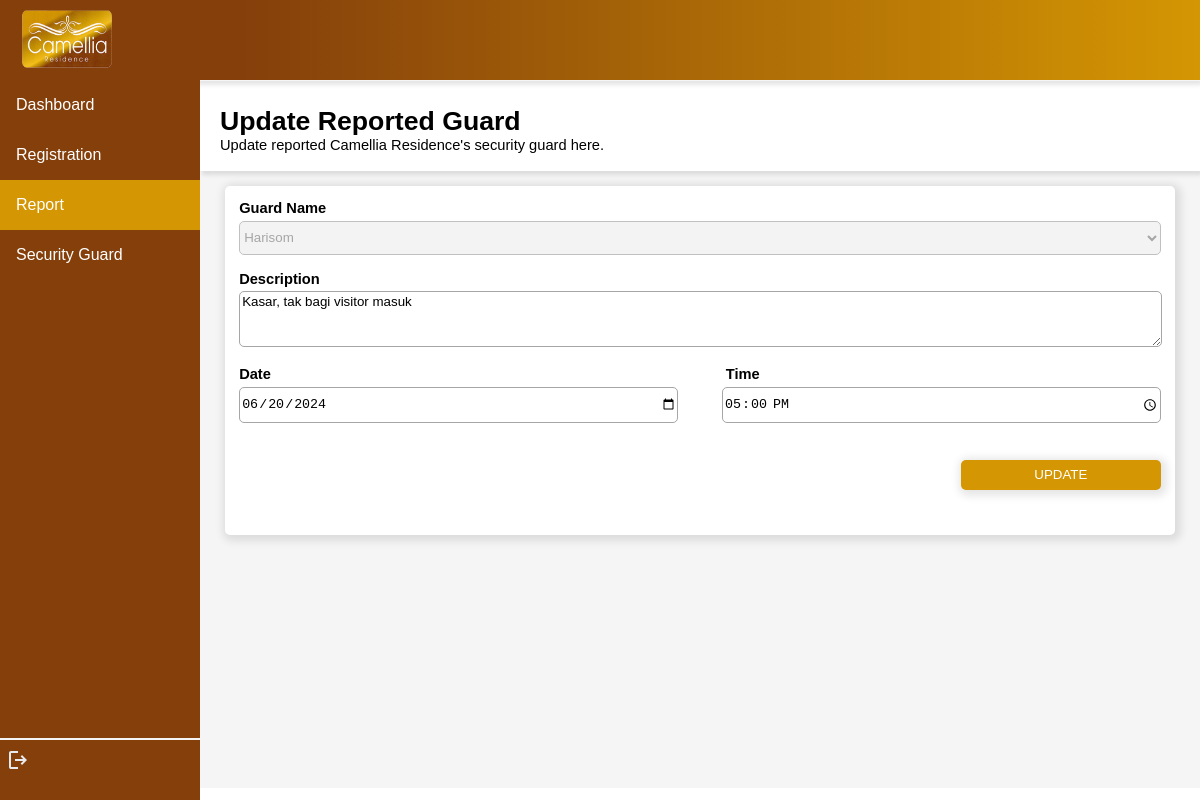
/camelliaresidence/residentreport/updatereportguard/RES50-001/4, run on the app's committed database.
### residentialvisitor/models.py (models this page shows)
class ReportGuard(models.Model):
    guardName = models.TextField(max_length=255)
    description = models.TextField(max_length=255)
    date = models.DateField()
    time = models.TimeField()
    status = models.TextField(max_length=10, default='Submitted') #Submitted / In progress / Completed
    measuresTaken = models.TextField(max_length=255, null=True)
    resID = models.ForeignKey(Resident, on_delete=models.CASCADE, null=True)
    guardID = models.ForeignKey(Guard, on_delete=models.CASCADE, null=True)
    adminID = models.ForeignKey(Admin, on_delete=models.CASCADE, null=True)

### residentialvisitor/views.py (the view, shortened to what this page needs)
# urls.py: path('residentreport/updatereportguard/<str:resID>/<str:id>', views.update_guard, name='update_guard'),
def update_guard(request, resID, id):
    if request.method == "GET":
        myresident = Resident.objects.get(resID=resID)
        myreportguard = ReportGuard.objects.get(id=id)
        dict = {
            'myresident':myresident,
            'myreportguard':myreportguard
        }
        return render(request, 'residentupdate_guard.html', dict)

### residentialvisitor/templates/residentupdate_guard.html (shortened to what this page needs)
<!DOCTYPE html>
<html lang="en">
<head>
</head>
<body>
    {% load static %}
    <header>
        <img src="{% static 'logo.png' %}" alt="" width="90px" height="58px" style="float: left; margin-left: 1%;">
    </header>
    <div class="sidenav">
        <a href="{% url 'resident_dashboard' myresident.resID %}" id="page">Dashboard</a>
        <a href="{% url 'resident_registration' myresident.resID %}" id="page">Registration</a>
        <a href="{% url 'resident_report' myresident.resID %}" class="active" id="page">Report</a>
        <a href="{% url 'resident_guard' myresident.resID %}" id="page">Security Guard</a>
        <br>
        <hr>
        <a href="{% url 'resident_login' %}" style="margin-left: 3%;"><svg xmlns="http://www.w3.org/2000/svg" height="24px" viewBox="0 -960 960 960" width="24px" fill="#e8eaed"><path d="M200-120q-33 0-56.5-23.5T120-200v-560q0-33 23.5-56.5T200-840h280v80H200v560h280v80H200Zm440-160-55-58 102-102H360v-80h327L585-622l55-58 200 200-200 200Z"/></svg></a>
    </div>
    <div class="content">
        <div id="title">
            <p><span style="font-size: 20pt; font-weight: bold;">Update Reported Guard <br></span>Update reported Camellia Residence's security guard here.</p>
        </div>
        <div style="margin: 1%; justify-content: center; height: max-content;">
            <div class="info" style="height: 330px;">
                <form action="" method="post" style="font-weight: bold; padding: 0.5%;">
                    Guard Name
                    <select name="guardName" required style="width: 100%; height: 34px;" disabled>
                        <option value="{{myreportguard.guardName}}">{{myreportguard.guardName}}</option>
                    </select><br><br>
                    Description <br>
                    <textarea name="description" style="height: 50px; width: 99.5%; font-family: Verdana, Geneva, Tahoma, sans-serif;">{{myreportguard.description}}</textarea><br><br>
                    <span style="margin-right: 48.9%;">Date</span> Time <br>
                    <input type="date" name="date" required style="width: 47.3%; margin-right: 3.85%; height: 34px;" value="{{myreportguard.date|date:'Y-m-d'}}">
                    <input type="time" name="time" required style="width: 47.3%; float: right; height: 34px;" value="{{myreportguard.time|date:'H:i'}}"><br><br><br>
                    <input type="submit" value="UPDATE" id="submitbut">
                </form>
        </div>
    </div>
</body>
</html>

### residentialvisitor/templates/residentupdate_guard.html (style rules this page uses)
body { margin: 0%; top: 0; font-family: Verdana, Geneva, Tahoma, sans-serif; }
header { background-image: linear-gradient(270deg, rgba(212, 150, 3, 1) 0%, rgba(132, 63, 11, 1) 80%); height: 70px; border-bottom: 1px solid whitesmoke; padding-top: 10px; padding-left: 10px; top: 0; position: sticky; background-color: white; box-shadow: 2px 4px 4px rgba(0, 0, 0, 0.1); }
.sidenav { height: 100%; width: 200px; position: fixed; z-index: 1; top: 80px; left: 0; background-color: #843F0B; overflow-x: hidden; }
.sidenav #page { display: block; color: white; padding: 16px; text-decoration: none; }
.sidenav #page.active { background-color: #d49603; color: white; }
div.content { margin-left: 200px; height: 707px; background-color: whitesmoke; font-size: 11pt; }
#title { background-color: white; box-shadow: 2px 4px 4px rgba(0, 0, 0, 0.1); height: 80px; padding-left: 2%; padding-top: 1%; }
.info { background-color: white; box-shadow: 2px 2px 8px 4px rgba(0, 0, 0, 0.1); border-radius: 5px; padding: 1%; margin: 1.5%; }
hr { border: 0.5px solid whitesmoke; margin-top: 440px; }
input,textarea,select:hover { cursor: pointer; }
input,textarea,select { height: 30px; border-radius: 5px; border: 1px solid #a6a6a6; margin-top: 0.5%; }
#submitbut { float: right; width: 200px; height: 30px; border-radius: 5px; box-shadow: 2px 2px 8px 4px rgba(0, 0, 0, 0.1); border: 0; background-color: #d49603; color: white; }

### data on the page
ReportGuard: guardName "Harisom", description "Kasar, tak bagi visitor masuk", date "06/20/2024", time "17:00"
